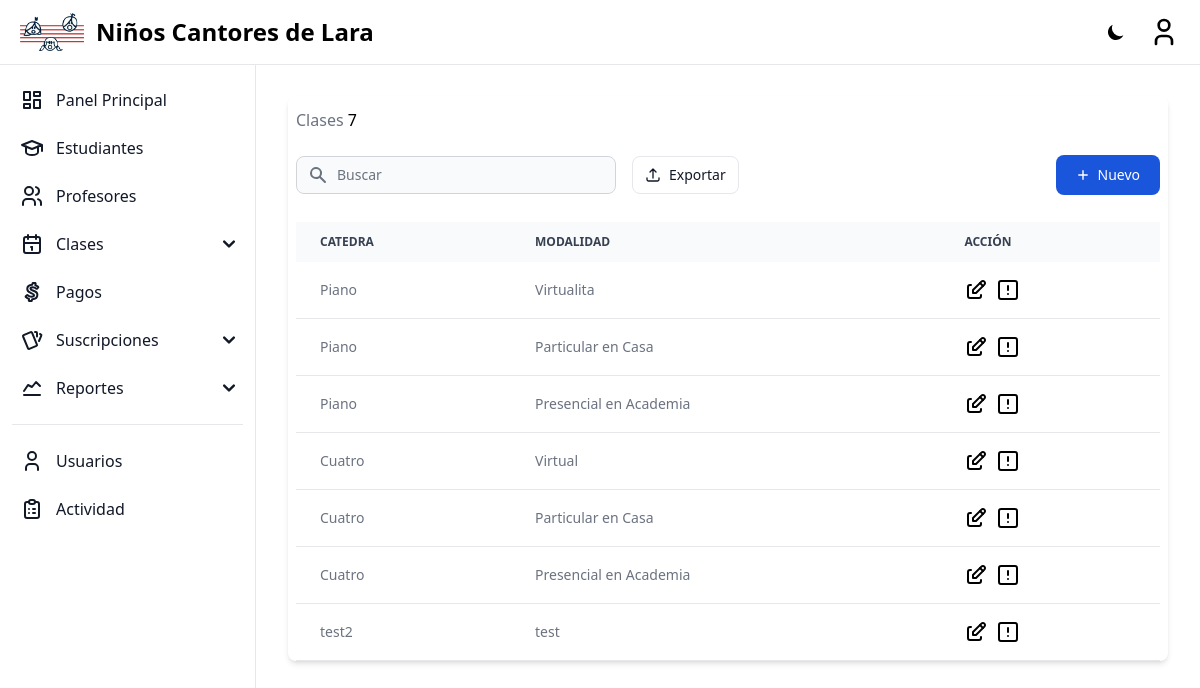
The page /lesson-types/ (signed in) on the database as committed earlier.
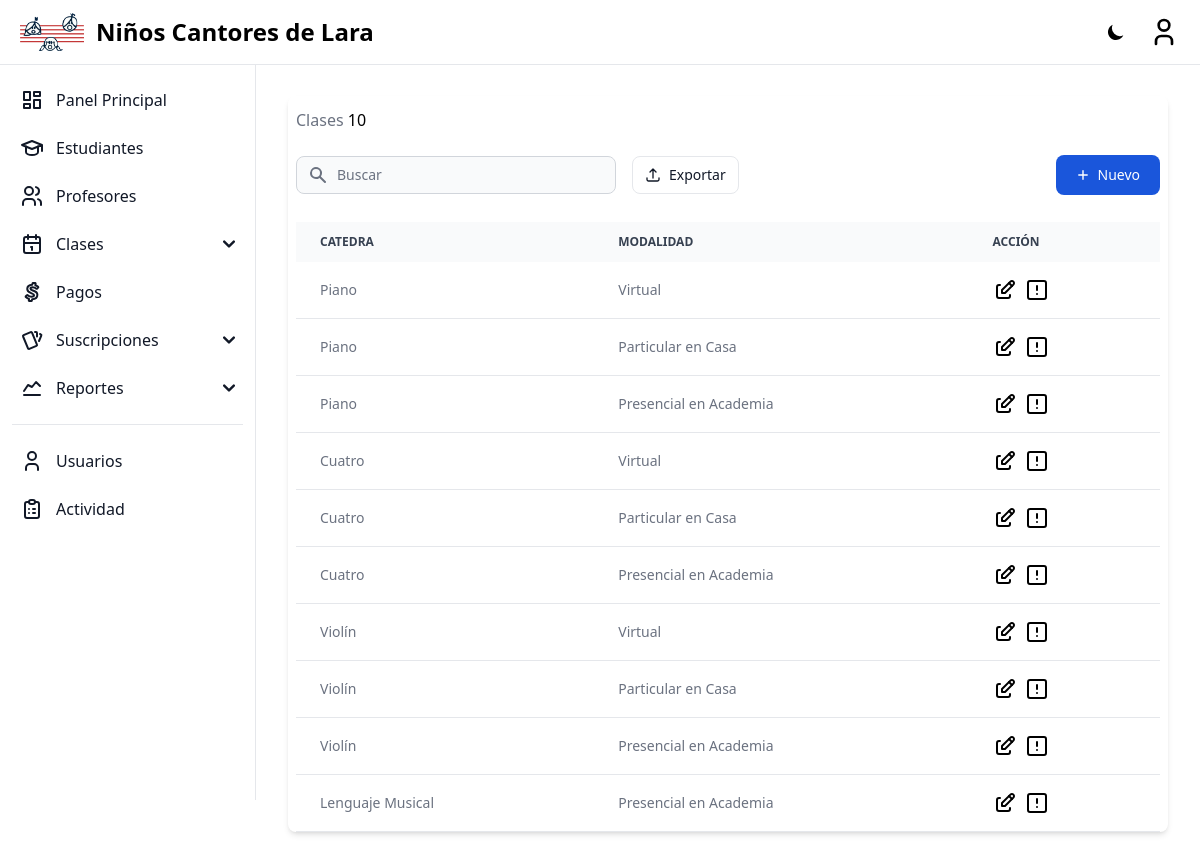
The same page on the database as committed later.
### home/models.py (models this page shows, shortened)
class LessonType(models.Model):
    cathedra = models.CharField(verbose_name=_('Cathedra'), max_length=255)
    modality = models.CharField(verbose_name=_('Modality'), max_length=255)
    class Meta:
        constraints = [
            UniqueConstraint(fields=['cathedra', 'modality'], name='unique_lesson_type')
        ]

### home/views/lesson_types.py (the view)
# urls.py: path('lesson-types/', LessonTypes_ListView.as_view(), name='lesson-types-list'),
class LessonTypes_ListView(ListView):
    model = LessonType
    template_name = 'home/lesson_types_list.html'
    context_object_name = 'lesson_types'

### templates/home/lesson_types_list.html (shortened to what the changed rows need)
{% extends "base.html" %}
{% block content %}
{% load compress %}
{% load static %}
<div class="relative overflow-x-auto shadow-md sm:rounded-lg px-2">
    <div class="flex py-3 flex-row lg:items-center justify-between space-y-0 space-x-4">
        <div class="flex items-center flex-1 space-x-4">
            <h5>
                <span class="text-gray-500 dark:text-gray-300">Clases</span>
                <span class="dark:text-white">{{ lesson_types | length}}</span>
            </h5>
        </div>
    </div>
    <table class="w-full text-sm text-left text-gray-500 dark:text-gray-400" id="table-file">
        <thead class="text-xs text-gray-700 uppercase bg-gray-50 dark:bg-gray-700 dark:text-gray-400">
            <tr>
                <th scope="col" class="px-6 py-3">
                    Catedra
                </th>
                <th scope="col" class="px-6 py-3">
                    Modalidad
                </th>
                <th scope="col" class="px-6 py-3">
                    Acción
                </th>
            </tr>
        </thead>
        <tbody>
            {% for lesson_type in lesson_types %}
            <tr class="bg-white border-b dark:bg-gray-900 dark:border-gray-700" data-status="{% if lesson.lesson_status %}active{% else %}inactive{% endif %}">
                <td class="px-6 py-4">
                    {{ lesson_type.cathedra }}
                </td>
                <td class="px-6 py-4">
                    {{ lesson_type.modality }}
                </td>
                <td class="px-6 py-4">
                    <div class="flex items-center h-full flex-1 flex-row gap-x-2">
                        <a href="{% url 'lesson-types-update' lesson_type.pk %}" class="font-medium text-black dark:text-white hover:underline">
                        </a>
                        <button
                            class="font-medium text-black dark:text-white hover:underline"
                            onclick="openModal('lessonModal', {
                                'Fecha': '{% if lesson.start_date %}{{ lesson.start_date|date:"l j, g:iA" }}{% endif %}',
                                'Estudiante': '{{ lesson.subscription.student }}',
                                'Precio': '{% if lesson.price %}${{lesson.price}}{% else %}$0{% endif %}',
                                'Profesor': '{{ lesson.teacher }}',
                                'Clase vista': '{% if lesson.lesson_status %}Vista{% else %}No vista{% endif %}',
                            })">
                        </button>
                    </div>
                </td>
            </tr>
            {% endfor %}
        </tbody>
    </table>
</div>
{% endblock %}

Rows that differ between the two databases and show on the page:
removed LessonType: cathedra "Piano", modality "Virtualita"
removed LessonType: cathedra "test2", modality "test"
added LessonType: cathedra "Piano", modality "Virtual"
added LessonType: cathedra "Violín", modality "Virtual"
added LessonType: cathedra "Violín", modality "Particular en Casa"
added LessonType: cathedra "Violín", modality "Presencial en Academia"
added LessonType: cathedra "Lenguaje Musical", modality "Presencial en Academia"
Other text that changed with them:
{{ lesson_types | length }}: "7" → "10"
